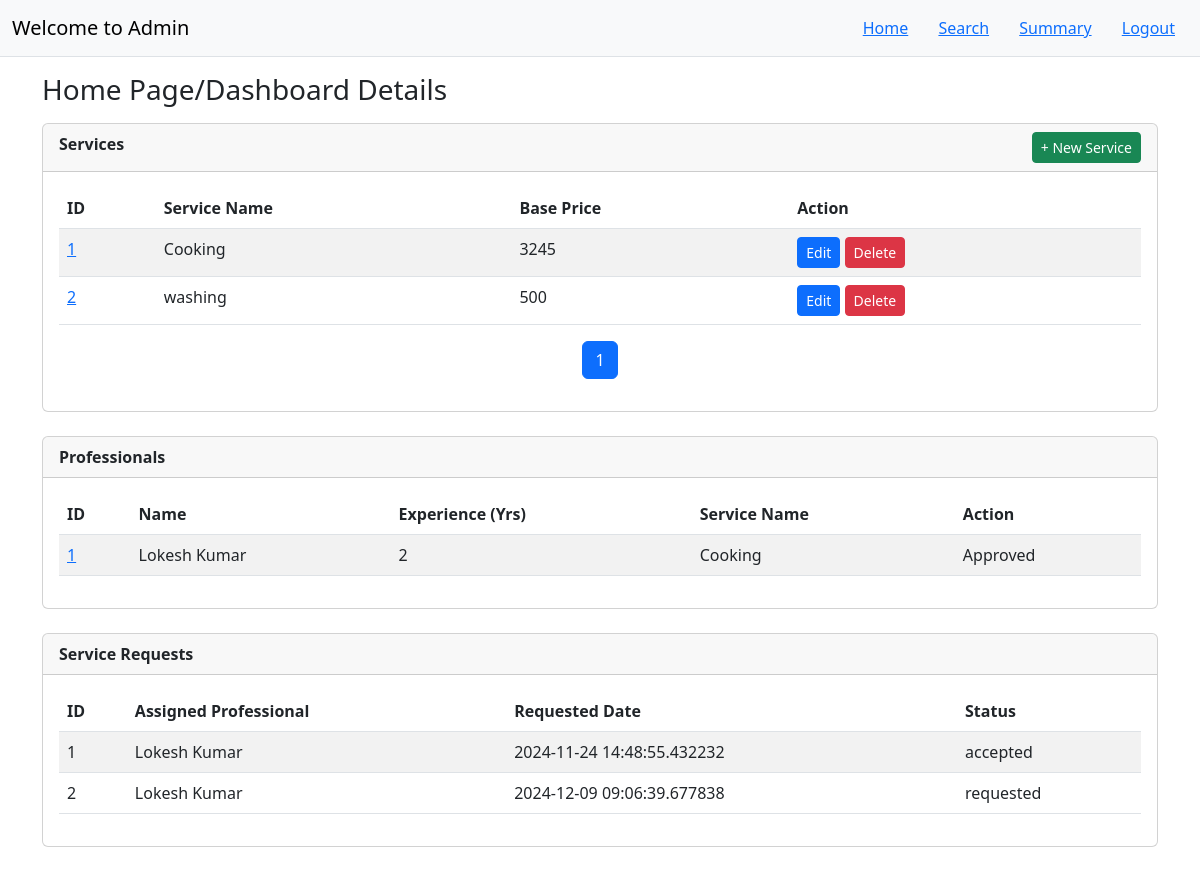
Screenshot of /admin/dashboard (signed in) with the database file from the repository.
### models.py (models this page shows, shortened)
class User(db.Model, UserMixin):
    __tablename__ = 'users'
    id = db.Column(db.Integer, primary_key=True)
    password = db.Column(db.String(100), nullable=False)
    email = db.Column(db.String(100), unique=True, nullable=False)
    is_active = db.Column(db.Boolean, default=False)
    user_type = db.Column(db.String(20), nullable=False)  # 'admin', 'customer', 'professional'
    is_blocked = db.Column(db.Boolean, default=False)
    fullname = db.Column(db.String(50), nullable=False)
    address = db.Column(db.String(200), nullable=True)
    pincode = db.Column(db.String(6), nullable=True)
    date_created = db.Column(db.DateTime, default=datetime.utcnow)
    customer_requests = db.relationship(
        'ServiceRequest',
        foreign_keys='ServiceRequest.customer_id',
        backref='customer',
        lazy=True
    )
    __mapper_args__ = {
        'polymorphic_on': user_type,  # Specifies the column used for polymorphism
        'polymorphic_identity': 'user',  # Identifier for the User model
    }

class ServiceProfessional(User):
    __tablename__ = 'service_professionals'
    id = db.Column(db.Integer, db.ForeignKey('users.id'), primary_key=True)
    service_name = db.Column(db.String, db.ForeignKey('services.name'), nullable=False)
    experience = db.Column(db.Integer, nullable=False)
    documents = db.Column(db.String, nullable=False)
    status = db.Column(db.String, nullable=False, default="Requested")
    service_requests = db.relationship(
        'ServiceRequest',
        foreign_keys='ServiceRequest.professional_id',
        backref='professional',
        lazy=True
    )
    __mapper_args__ = {
        'polymorphic_identity': 'serviceprofessional',
    }

class User(db.Model, UserMixin):
    __tablename__ = 'users'
    id = db.Column(db.Integer, primary_key=True)
    password = db.Column(db.String(100), nullable=False)
    email = db.Column(db.String(100), unique=True, nullable=False)
    is_active = db.Column(db.Boolean, default=False)
    user_type = db.Column(db.String(20), nullable=False)  # 'admin', 'customer', 'professional'
    is_blocked = db.Column(db.Boolean, default=False)
    fullname = db.Column(db.String(50), nullable=False)
    address = db.Column(db.String(200), nullable=True)
    pincode = db.Column(db.String(6), nullable=True)
    date_created = db.Column(db.DateTime, default=datetime.utcnow)
    customer_requests = db.relationship(
        'ServiceRequest',
        foreign_keys='ServiceRequest.customer_id',
        backref='customer',
        lazy=True
    )
    __mapper_args__ = {
        'polymorphic_on': user_type,  # Specifies the column used for polymorphism
        'polymorphic_identity': 'user',  # Identifier for the User model
    }

class ServiceRequest(db.Model):
    __tablename__ = 'service_requests'
    id = db.Column(db.Integer, primary_key=True)
    service_id = db.Column(db.Integer, db.ForeignKey('services.id'), nullable=False)
    customer_id = db.Column(db.Integer, db.ForeignKey('users.id'), nullable=False)
    professional_id = db.Column(db.Integer, db.ForeignKey('service_professionals.id'), nullable=True)
    date_of_request = db.Column(db.DateTime, nullable=False, default=datetime.utcnow)
    date_of_completion = db.Column(db.DateTime, nullable=True)
    service_status = db.Column(db.String(50), default="requested")
    rating = db.Column(db.Integer, nullable=False, default=3)
    remarks = db.Column(db.Text)

### admin/views.py (the view)
@admin_views.route('/dashboard', methods=['GET'])
@login_required
def admin_dashboard():
    users = User.query.all()
    services = Service.query.all()
    services_data = [service.serialize() for service in services]
    sps = ServiceProfessional.query.all()
    srs = ServiceRequest.query.all()
    return render_template("admin_home.html", services=services_data, service_professionals=sps, srs=srs)

### app.py (called while the page is built)
@login_manager.user_loader
def load_user(user_id):
    return User.query.get(int(user_id))

### models.py (called while the page is built)
    def serialize(self):
        return {
            'id': self.id,
            'name': self.name,
            'description': self.description,
            'price': self.price,
        }

### templates/admin_home.html (shortened to what this page needs)
<!DOCTYPE html>
<html lang="en">
<head>
    <link href="https://cdn.jsdelivr.net/npm/bootstrap@5.3.0-alpha3/dist/css/bootstrap.min.css" rel="stylesheet">
</head>
<body>
    <nav class="navbar navbar-expand-lg navbar-light bg-light border-bottom mb-3">
        <div class="container-fluid">
            <a class="navbar-brand" href="#">Welcome to Admin</a>
            <div>
                <a href="/admin/dashboard" class="btn btn-link">Home</a>
                <a href="/admin/search" class="btn btn-link">Search</a>
                <a href="/admin/summary" class="btn btn-link">Summary</a>
                <a href="/logout" class="btn btn-link">Logout</a>
            </div>
        </div>
    </nav>
    <div class="container mb-5" id="dashboard-section">
        <h3 class="mb-3">Home Page/Dashboard Details</h3>
    <div class="card mb-4">
        <div class="card-header">
            <strong>Services</strong>
            <button type="button" class="btn btn-sm btn-success float-end" data-bs-toggle="modal" data-bs-target="#newServiceModal">+ New Service</button>
        </div>
        <div class="card-body">
            <table class="table table-striped" id="servicesTable">
                <thead>
                    <tr>
                        <th>ID</th>
                        <th>Service Name</th>
                        <th>Base Price</th>
                        <th>Action</th>
                    </tr>
                </thead>
                <tbody id="servicesTableBody">
                </tbody>
            </table>
            <nav>
                <ul class="pagination justify-content-center" id="pagination">
                </ul>
            </nav>
        </div>
    </div>
        <div class="card mb-4">
            <div class="card-header">
                <strong>Professionals</strong>
            </div>
            <div class="card-body">
                <table class="table table-striped">
                    <thead>
                        <tr>
                            <th>ID</th>
                            <th>Name</th>
                            <th>Experience (Yrs)</th>
                            <th>Service Name</th>
                            <th>Action</th>
                        </tr>
                    </thead>
                    <tbody>
                        {% for professional in service_professionals %}
                        <tr id="{{professional.id}}">
                            <td><a href="{{ url_for('uploaded_file', filename=professional.documents) }}" target='_blank'>1 </a></td>
                            <td>{{professional.fullname}}</td>
                            <td>{{ professional.experience }}</td>
                            <td>{{ professional.service_name}}</td>
                            {% if professional.status == 'Requested' %}
                            <td>
                                <a href="#" onclick=actionProf({{ professional.id }},"approve") class="btn btn-sm btn-success">Approve</a>
                                <a href="#" onclick=actionProf({{ professional.id }},"reject") class="btn btn-sm btn-warning">Reject</a>
                                <a href="#" onclick=deleteProf({{ professional.id }}) class="btn btn-sm btn-danger">Delete</a>
                            </td>
                            {% else %}
                            <td>{{professional.status}}</td>
                            {% endif %}
                        </tr>
                        {% endfor %}
                    </tbody>
                </table>
            </div>
        </div>
        <div class="card mb-4">
            <div class="card-header">
                <strong>Service Requests</strong>
            </div>
            <div class="card-body">
                <table class="table table-striped">
                    <thead>
                        <tr>
                            <th>ID</th>
                            <th>Assigned Professional</th>
                            <th>Requested Date</th>
                            <th>Status</th>
                        </tr>
                    </thead>
                    <tbody>
                        {% for sr in srs%}
                        <tr>
                            <td>{{sr.id}}</td>
                            <td>{{sr.professional.fullname}}</td>
                            <td>{{sr.date_of_request}}</td>
                            <td>{{sr.service_status}}</td>
                        </tr>
                        {% endfor %}
                    </tbody>
                </table>
            </div>
        </div>
    </div>
</body>
</html>

### rows the page displays
ServiceProfessional: fullname "Lokesh Kumar", experience "2", service_name "Cooking", status "Approved"
ServiceRequest: id "1", professional.fullname "Lokesh Kumar", date_of_request "2024-11-24 14:48:55.432232", service_status "accepted"
ServiceRequest: id "2", professional.fullname "Lokesh Kumar", date_of_request "2024-12-09 09:06:39.677838", service_status "requested"
